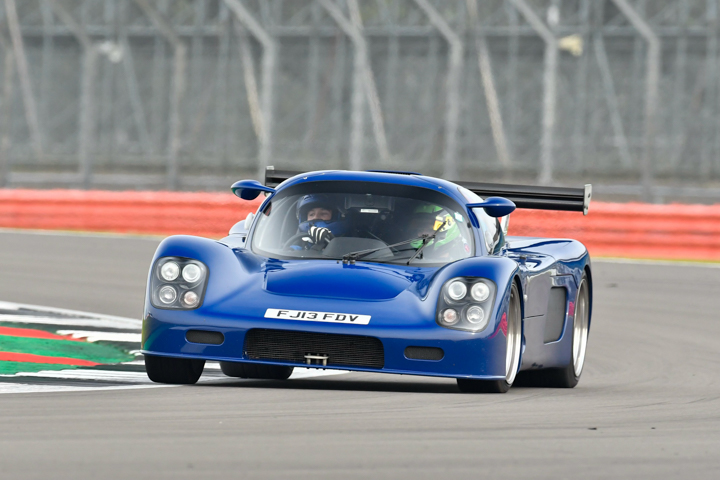
#> input picture 720pcar.jpg, 720 x 480 px, found by its file name
$ python v_2.py
#> lines starting #> are read from the running program, lines starting #| are printed output that depends on the picture; after the words box and inside, x2 and y2 are one past the last pixel; in counts of white or black regions, pixels touching at a corner belong together
from PIL import Image
import time

global path
path = "720pcar.jpg"

def colour_filtering():
    #extracting pixel info
    im = Image.open(path, 'r')
#> im is the input picture: PIL image 720x480 RGB; mean R, G, B 139.9, 140, 143.2
    im = im.convert("L")
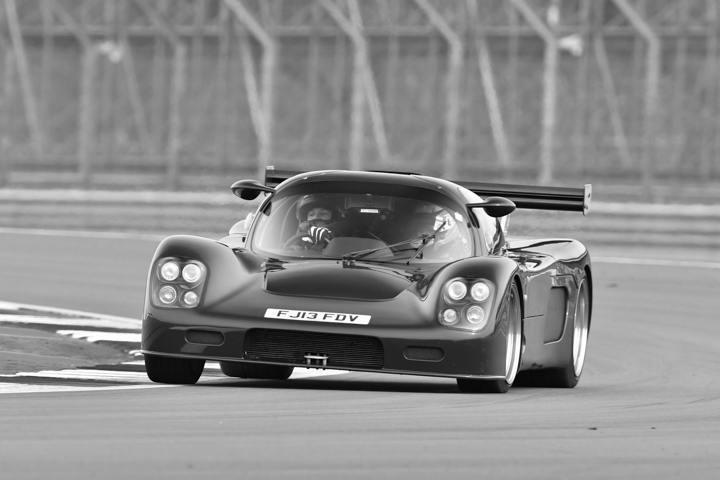
#> im: PIL image 720x480 L; min 0, max 255, mean 140.3
    width, height = im.size
#> width = 720; height = 480
    #extracting pixel map
    pixel_map = im.load()
    im.show()
    start_t = time.time()
    for i in range(width):
        for j in range(height):
            if pixel_map[i,j] > 145 and pixel_map[i,j] < 256:
                pixel_map[i,j] = 255
            else:
                pixel_map[i,j] = 0
    end_t = time.time()
    print(end_t-start_t)
    im.show()
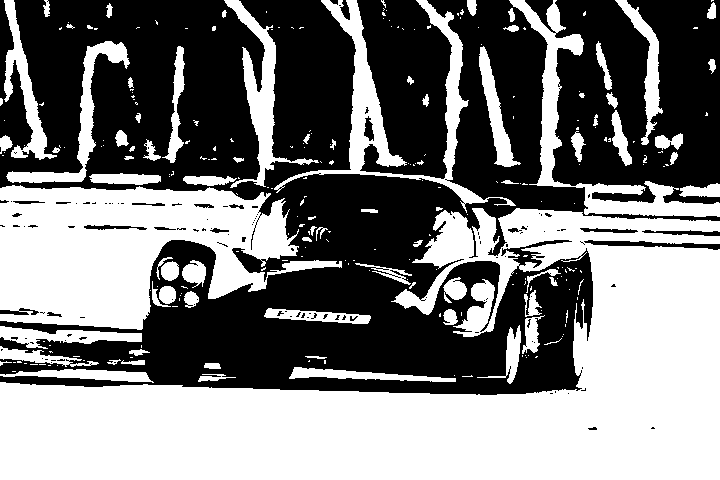
#> shown: PIL image 720x480 L; 48.4% white; 259 white regions (178 under 20 px), largest, box (x1, y1, x2, y2) and area: (0, 208, 720, 480) 96825, (0, 185, 342, 330) 29417, (274, 0, 516, 213) 7245
    return pixel_map

def line_detection(pixel_map, weighting):
    im_a = Image.open(path, 'r')
    im_a = im_a.convert("L")
    pixel_map_a = im_a.load()
    width, height = im_a.size
#> width = 720; height = 480
    for i in range(width):
        #image horizontal
        for j in range(height):
            #making sure the programming isnt getting pixels off the image
            if i > (5/2) and j > (5/2) and i < width-(5/2) and j < height-(5/2):
                pix_sum = 0
                #vector vertical
                for w_j in range(-2,3):
                    #vector horizontal
                    for w_i in range(-2,3):
                        pix_sum += (weighting[w_j+2][w_i+2]*pixel_map[(i+w_i),(j+w_j)])
                if pix_sum < -40 or pix_sum > 40:
                    pixel_map_a[i,j] = 255

                else:
                    pixel_map_a[i,j] = 0
    #images all
    return im_a

def line_detection_loop():
    pixel_map = colour_filtering()
    #vertical
    weighting = [[0.004166667,0.014583333,0,-0.014583333,-0.004166667],[0.008333333,0.041666667,0,-0.041666667,-0.008333333],[0.0125,0.35,0,-0.35,-0.0125],[0.008333333,0.041666667,0,-0.041666667,-0.008333333],[0.004166667,0.014583333,0,-0.014583333,-0.004166667]]
    vertical = line_detection(pixel_map, weighting)
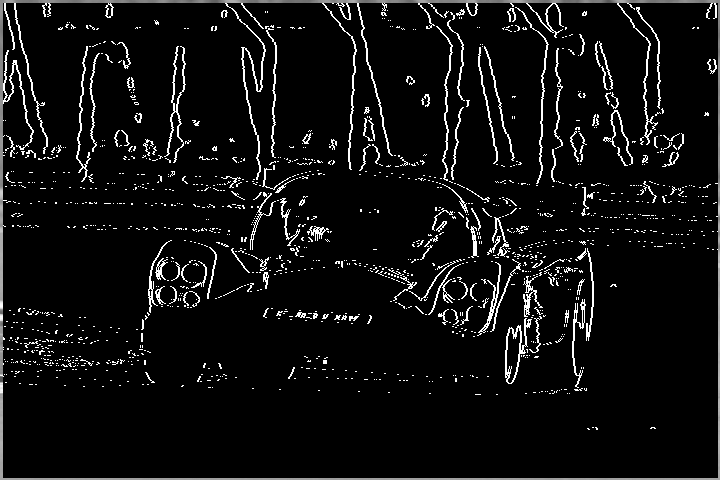
#> vertical: PIL image 720x480 L; min 0, max 255, mean 15.5
    print("Vertical complete")
    #horizontal
    weighting = [[0.004166667,0.008333333,0.0125,0.008333333,0.004166667],[0.014583333,0.041666667,0.35,0.041666667,0.014583333],[0,0,0,0,0],[-0.014583333,-0.041666667,-0.35,-0.041666667,-0.014583333],[-0.004166667,-0.008333333,-0.0125,-0.008333333,-0.004166667]]
    horizontal = line_detection(pixel_map, weighting)
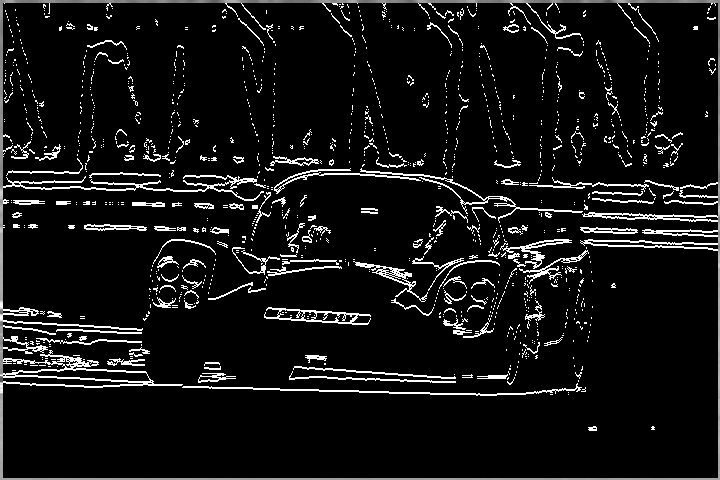
#> horizontal: PIL image 720x480 L; min 0, max 255, mean 19.2
    print("Horizontal complete")
    #diagonal top left --> bottum right
    weighting = [[0,-0.05,-0.03,-0.02,-0.01],[0.05,0,-0.08,-0.13,-0.02],[0.03,0.08,0,-0.08,-0.03],[0.02,0.13,0.08,0,-0.053],[0.01,0.02,0.03,0.05,0]]
    diagonal_tl_br = line_detection(pixel_map, weighting)
    print("Diangonal_1 complete")
    #diagonal top right --> bottum left
    weighting = [[0.01,0.02,0.03,0.05,0],[0.02,0.13,0.08,0,-0.05],[0.03,0.08,0,-0.08,-0.03],[0.05,0,-0.08,-0.13,-0.02],[0,-0.05,-0.03,-0.02,-0.01]]
    diagonal_tr_bl = line_detection(pixel_map, weighting)
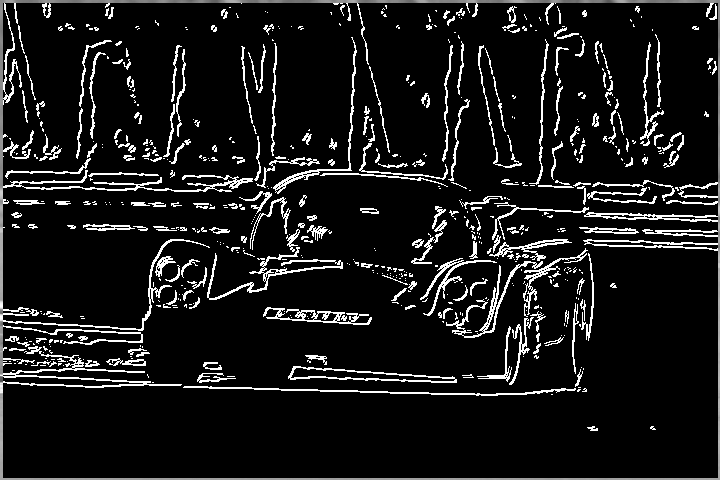
#> diagonal_tr_bl: PIL image 720x480 L; min 0, max 255, mean 23.9
    print("Diangonal_2 complete")
    return vertical, horizontal, diagonal_tl_br, diagonal_tr_bl

def line_combine():
    vertical, horizontal, diagonal_tl_br, diagonal_tr_bl = line_detection_loop()
    #extracting pixel info
    final = Image.open(path, 'r')
    final = final.convert("1")
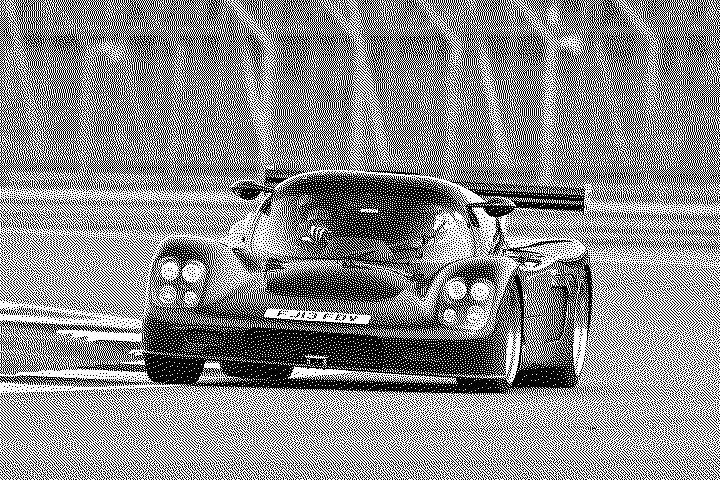
#> final: PIL image 720x480 1; 54.9% white; black in thin lines or dots
    width, height = final.size
#> width = 720; height = 480
    #extracting pixel map
    pixel_map = final.load()

    pixel_map_v = vertical.load()
    pixel_map_h = horizontal.load()
    pixel_map_tl_br = diagonal_tl_br.load()
    pixel_map_tr_bl = diagonal_tr_bl.load()
    for i in range(width):
        for j in range(height):
            try:
                pixel_map[i,j] = max(pixel_map_v[i,j],pixel_map_h[i,j],pixel_map_tl_br[i,j],pixel_map_tr_bl[i,j])
            except:
                print(i,j)
    final.show()
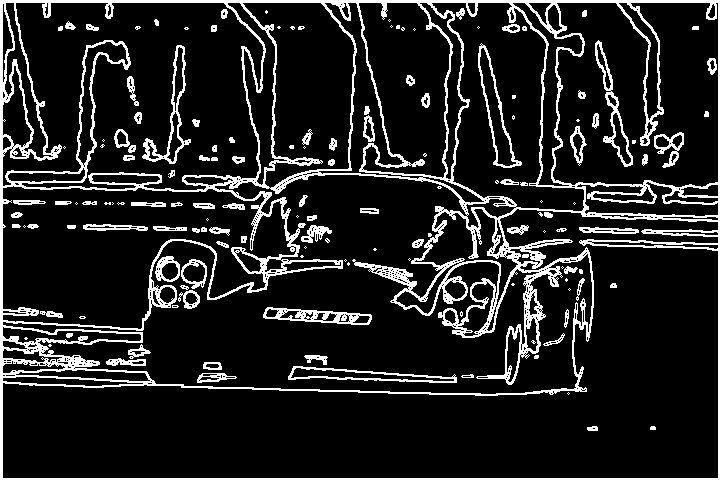
#> shown: PIL image 720x480 1; 13.4% white in thin lines or dots
    return final

def line_finder():
    image = line_combine()

s_time = time.time()
line_finder()
f_time = time.time()

print(f_time-s_time)
